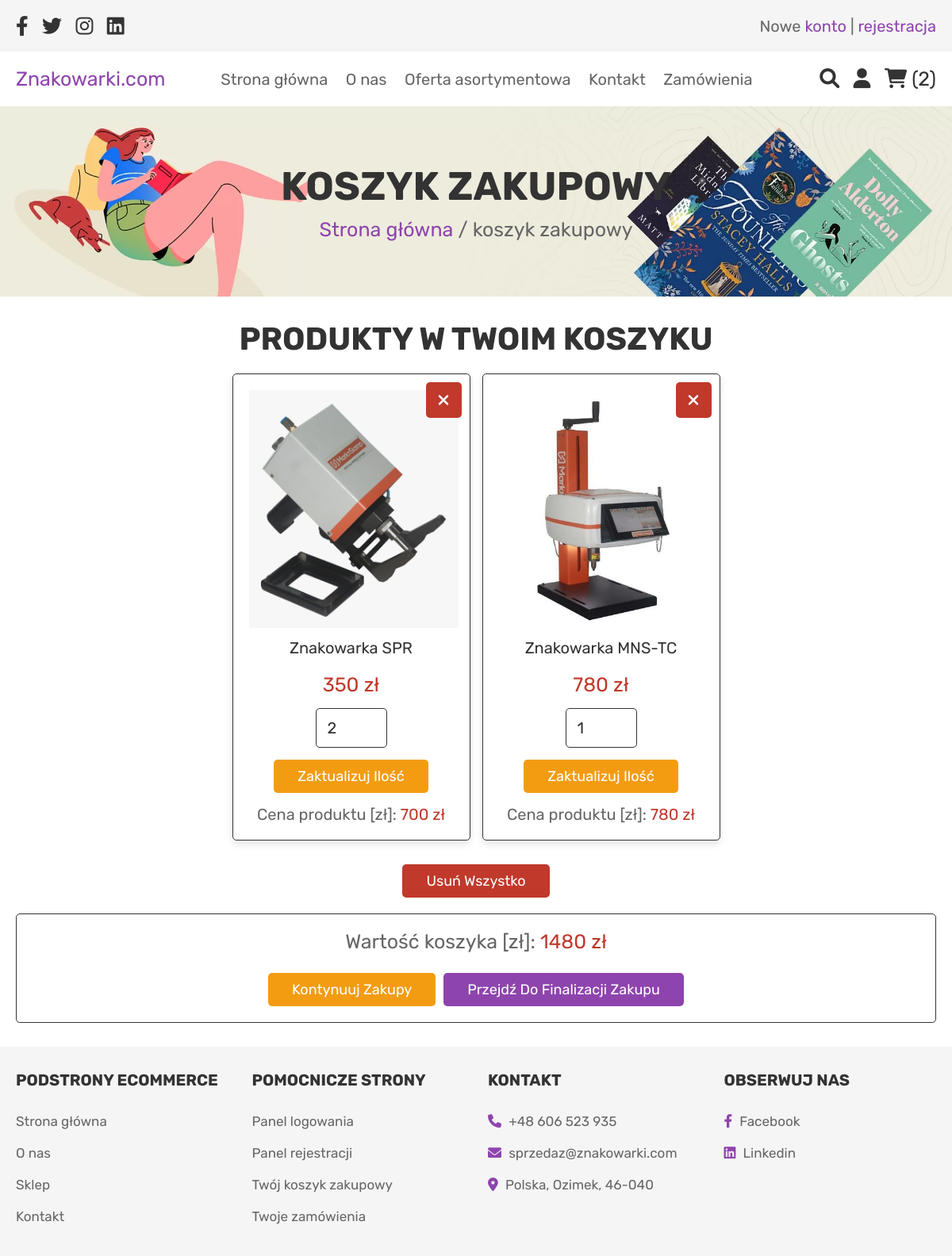
The app's page /cart.php (signed in) with its own data.
### tables this page shows
CREATE TABLE `cart` (
  `id` int(100) NOT NULL,
  `user_id` int(100) NOT NULL,
  `name` varchar(100) NOT NULL,
  `price` int(100) NOT NULL,
  `quantity` int(100) NOT NULL,
  `image` varchar(100) NOT NULL
);

### cart.php (the view, shortened to what this page needs)
<?php
include 'config.php';
$user_id = $_SESSION['user_id'];
?>
<!DOCTYPE html>
<html lang="en">
<head>
   <link rel="stylesheet" href="https://cdnjs.cloudflare.com/ajax/libs/font-awesome/6.0.0/css/all.min.css">
   <link rel="stylesheet" href="css/style.css">
</head>
<body>
<?php include 'header.php'; ?>
<div class="heading">
   <h3>Koszyk zakupowy</h3>
   <p> <a href="home.php">Strona główna</a> / koszyk zakupowy </p>
</div>
<section class="shopping-cart">
   <h1 class="title">Produkty w twoim koszyku</h1>
   <div class="box-container">
      <?php
         $grand_total = 0;
         $select_cart = mysqli_query($conn, "SELECT * FROM `cart` WHERE user_id = '$user_id'") or die('query failed');
         if(mysqli_num_rows($select_cart) > 0){
            while($fetch_cart = mysqli_fetch_assoc($select_cart)){
      ?>
      <div class="box">
         <a href="cart.php?delete=<?php echo $fetch_cart['id']; ?>" class="fas fa-times" onclick="return confirm('Czy usunąć produkt z koszyka?');"></a>
         <img src="uploaded_img/<?php echo $fetch_cart['image']; ?>" alt="">
         <div class="name"><?php echo $fetch_cart['name']; ?></div>
         <div class="price"> <?php echo $fetch_cart['price']; ?> zł </div>
         <form action="" method="post">
            <input type="number" min="1" name="cart_quantity" value="<?php echo $fetch_cart['quantity']; ?>">
            <input type="submit" name="update_cart" value="Zaktualizuj ilość" class="option-btn">
         </form>
         <div class="sub-total"> Cena produktu [zł]: <span> <?php echo $sub_total = ($fetch_cart['quantity'] * $fetch_cart['price']); ?> zł </span> </div>
      </div>
      <?php
      $grand_total += $sub_total;
         }
      }else{
         echo '<p class="empty">Twój kosztyk jest pusty</p>';
      }
      ?>
   </div>
   <div style="margin-top: 2rem; text-align:center;">
      <a href="cart.php?delete_all" class="delete-btn <?php echo ($grand_total > 1)?'':'disabled'; ?>" onclick="return confirm('Czy usunąć wszystkie produkty z koszyka?');">Usuń wszystko</a>
   </div>
   <div class="cart-total">
      <p>Wartość koszyka [zł]: <span><?php echo $grand_total; ?> zł </span></p>
      <div class="flex">
         <a href="shop.php" class="option-btn">Kontynuuj zakupy</a>
         <a href="checkout.php" class="btn <?php echo ($grand_total > 1)?'':'disabled'; ?>">Przejdź do finalizacji zakupu</a>
      </div>
   </div>
</section>
<?php include 'footer.php'; ?>
</body>
</html>

### css/style.css (style rules this page uses)
:root { --purple:#8e44ad; --red:#c0392b; --orange:#f39c12; --black:#333; --white:#fff; --light-color:#666; --light-white:#ccc; --light-bg:#f5f5f5; --border:.1rem solid var(--black); --box-shadow:0 .5rem 1rem rgba(0,0,0,.1); }
* { font-family: 'Rubik', sans-serif; margin:0; padding:0; box-sizing: border-box; outline: none; border:none; text-decoration: none; transition:all .2s linear; }
html { font-size: 62.5%; overflow-x: hidden; }
section { padding:3rem 2rem; }
.title { text-align: center; margin-bottom: 2rem; text-transform: uppercase; color:var(--black); font-size: 4rem; }
.btn, .option-btn, .delete-btn, .white-btn { display: inline-block; margin-top: 1rem; padding:1rem 3rem; cursor: pointer; color:var(--white); font-size: 1.8rem; border-radius: .5rem; text-transform: capitalize; }
.white-btn, .btn { background-color: var(--purple); }
.option-btn { background-color: var(--orange); }
.delete-btn { background-color: var(--red); }
.heading { min-height: 30vh; display: flex; flex-flow: column; align-items: center; justify-content: center; gap:1rem; background: url(../images/heading-bg.webp) no-repeat; background-size: cover; background-position: center; text-align: center; }
.heading h3 { font-size: 5rem; color:var(--black); text-transform: uppercase; }
.heading p { font-size: 2.5rem; color:var(--light-color); }
.heading p a { color:var(--purple); }
.shopping-cart .box-container { max-width: 1200px; margin:0 auto; display: grid; grid-template-columns: repeat(auto-fit, 30rem); align-items: center; gap:1.5rem; justify-content: center; }
.shopping-cart .box-container .box { text-align: center; padding:2rem; border-radius: .5rem; background-color: var(--white); box-shadow: var(--box-shadow); position: relative; border:var(--border); }
.shopping-cart .box-container .box .fa-times { position: absolute; top:1rem; right:1rem; height: 4.5rem; width: 4.5rem; line-height: 4.5rem; font-size: 2rem; background-color: var(--red); color:var(--white); border-radius: .5rem; }
.shopping-cart .box-container .box img { height: 30rem; }
.shopping-cart .box-container .box .name { padding:1rem 0; font-size: 2rem; color:var(--black); }
.shopping-cart .box-container .box .price { padding:1rem 0; font-size: 2.5rem; color:var(--red); }
.shopping-cart .box-container .box input[type="number"] { margin:.5rem 0; border:var(--border); border-radius: .5rem; padding:1.2rem 1.4rem; font-size: 2rem; color:var(--black); width: 9rem; }
.shopping-cart .box-container .box .sub-total { padding-top: 1.5rem; font-size: 2rem; color:var(--light-color); }
.shopping-cart .box-container .box .sub-total span { color:var(--red); }
.shopping-cart .cart-total { max-width: 1200px; margin:0 auto; border:var(--border); padding:2rem; text-align: center; margin-top: 2rem; border-radius: .5rem; }
.shopping-cart .cart-total p { font-size: 2.5rem; color:var(--light-color); }
.shopping-cart .cart-total p span { color:var(--red); }
.shopping-cart .cart-total .flex { display: flex; flex-wrap: wrap; column-gap:1rem; margin-top: 1.5rem; justify-content: center; }

### records on screen
cart: image (picture), name "Znakowarka SPR", price "350", cart_quantity "2", $sub_total = ($fetch_cart['quantity'] * $fetch_cart['price']) "700"
cart: image (picture), name "Znakowarka MNS-TC", price "780", cart_quantity "1"

### other values on screen
$cart_rows_number "2"
$grand_total "1480"
